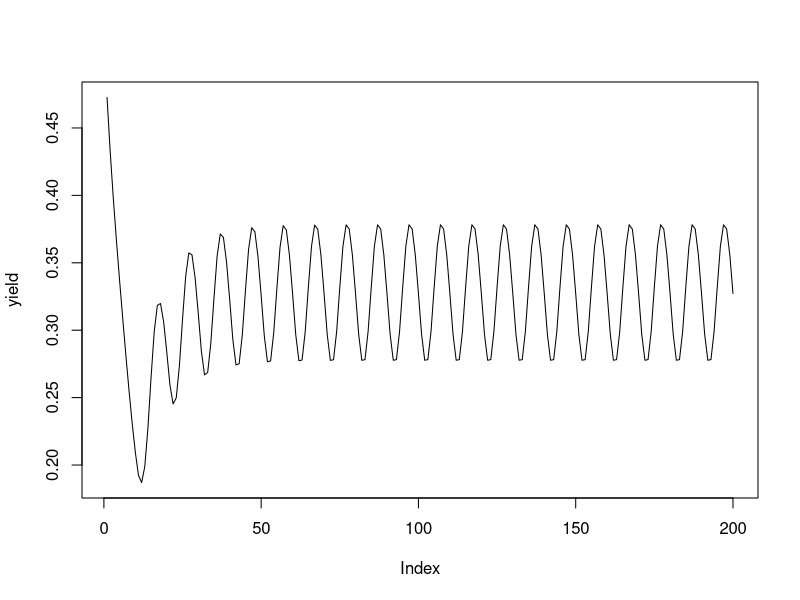
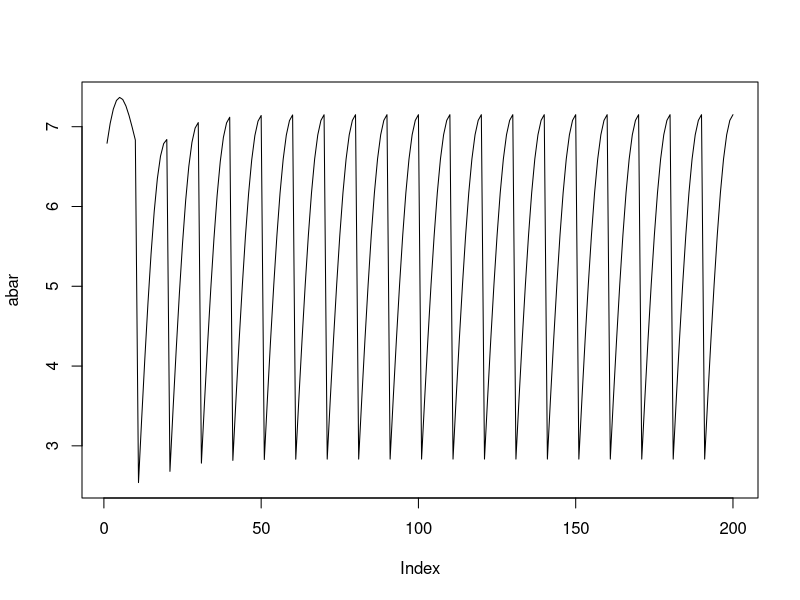

These figures' R source, in order:
vbk=.23
s=.86
age=c(1:20)
n=array(0.,20)  #numbers at age
n[1]=2.
for (a in 2:20){n[a]=n[a-1]*s}  #initial numbers at age
n[20]=n[20]/(1-s)  #set n in age 20 as plus group
w=array(0,20) #weight at age
vul=array(0,20)
w=(1-exp(-vbk*age))^3
mwt=array(0,20)
vul=1/(1+exp(-.5*(age-5)))
mwt=w/(1+exp(-.5*(age-7)))  #maturity x weight for SSB calculation
spro=sum(n*mwt)
cr=6
reca=cr/spro
ro=1
recb=(cr-1)/(ro*spro)
recmult=array(1,200)
by=c(10,20,30,40,50,60,70,80,90,100,110,120,130,140,150,160,170,180,190)
for (t in by){recmult[t]=20}  #big recruitment every 10 yrs
ut=array(.1,200)
yield=array(0,200)
abar=array(0,200)
for (t in 1:200){
  yield[t]=ut[t]*sum(vul*n*w)
  ssb=sum(n*mwt)
  abar[t]=sum(age*n)/sum(n)
  n=s*n*(1-vul*ut[t])
  n[20]=n[20]+n[19]   #update plus group n
  for (a in 19:2){n[a]=n[a-1]}  #move fish up one age
  n[1]=reca*ssb/(1+recb*ssb)*recmult[t]   #put in new recruits
 # if (t/10-int(t/10)=0){n[1]=n[1]*20} #big cohort every 10 years
}
totalyield=sum(yield)
totalutility=sum(yield^.6)
plot(yield,type="l")
plot(abar,type="l")